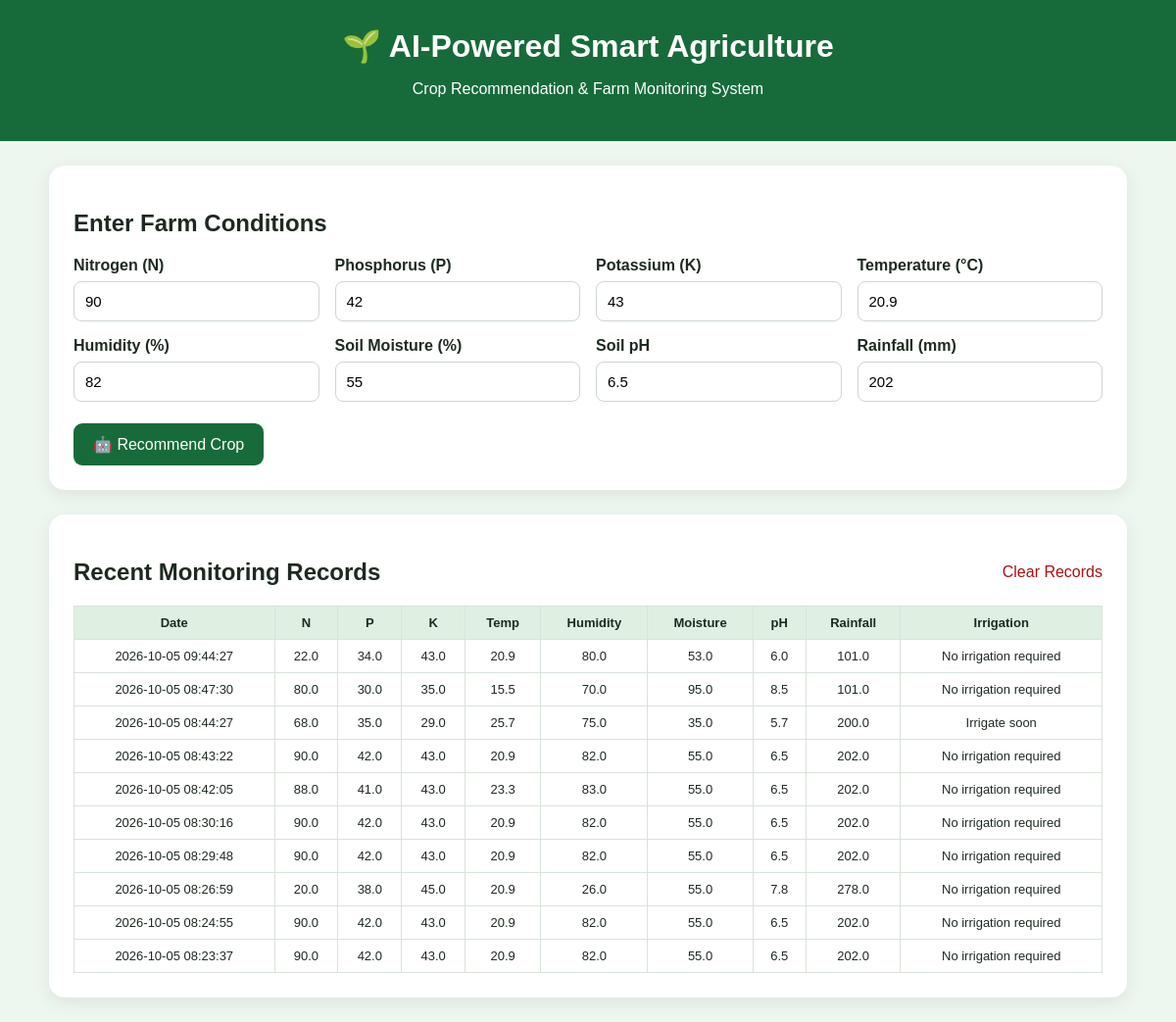
The page / on the database its author committed.
### tables this page shows
CREATE TABLE sensor_readings (
            id INTEGER PRIMARY KEY AUTOINCREMENT,
            nitrogen REAL,
            phosphorus REAL,
            potassium REAL,
            temperature REAL,
            humidity REAL,
            soil_moisture REAL,
            ph REAL,
            rainfall REAL,
            irrigation TEXT,
            recommendation TEXT,
            created_at TIMESTAMP DEFAULT CURRENT_TIMESTAMP
        );

### app.py (the view)
@app.route("/")
def index():
    conn = get_db()
    readings = conn.execute(
        "SELECT * FROM sensor_readings ORDER BY id DESC LIMIT 10"
    ).fetchall()
    conn.close()
    return render_template("index.html", readings=readings)

### app.py (called while the page is built)
def get_db():
    conn = sqlite3.connect(DB_PATH)
    conn.row_factory = sqlite3.Row
    return conn

### templates/index.html (shortened to what this page needs)
<!DOCTYPE html>
<html lang="en">
<head>
    <link rel="stylesheet" href="{{ url_for('static', filename='style.css') }}">
</head>
<body>
<header>
    <h1>🌱 AI-Powered Smart Agriculture</h1>
    <p>Crop Recommendation & Farm Monitoring System</p>
</header>
<main>
    <section class="card">
        <h2>Enter Farm Conditions</h2>
        <form action="{{ url_for('recommend') }}" method="POST">
            <div class="grid">
                <label>Nitrogen (N)
                    <input type="number" name="nitrogen" step="any" value="90" required>
                </label>
                <label>Phosphorus (P)
                    <input type="number" name="phosphorus" step="any" value="42" required>
                </label>
                <label>Potassium (K)
                    <input type="number" name="potassium" step="any" value="43" required>
                </label>
                <label>Temperature (°C)
                    <input type="number" name="temperature" step="any" value="20.9" required>
                </label>
                <label>Humidity (%)
                    <input type="number" name="humidity" step="any" value="82" required>
                </label>
                <label>Soil Moisture (%)
                    <input type="number" name="soil_moisture" step="any" value="55" required>
                </label>
                <label>Soil pH
                    <input type="number" name="ph" step="any" value="6.5" required>
                </label>
                <label>Rainfall (mm)
                    <input type="number" name="rainfall" step="any" value="202" required>
                </label>
            </div>
            <button type="submit">🤖 Recommend Crop</button>
        </form>
    </section>
    <section class="card">
        <div class="history-head">
            <h2>Recent Monitoring Records</h2>
            <a href="{{ url_for('clear') }}" class="clear">Clear Records</a>
        </div>
        {% if readings %}
        <div class="table-wrap">
        <table>
            <tr>
                <th>Date</th><th>N</th><th>P</th><th>K</th>
                <th>Temp</th><th>Humidity</th><th>Moisture</th>
                <th>pH</th><th>Rainfall</th><th>Irrigation</th>
            </tr>
            {% for r in readings %}
            <tr>
                <td>{{ r.created_at }}</td>
                <td>{{ r.nitrogen }}</td><td>{{ r.phosphorus }}</td>
                <td>{{ r.potassium }}</td><td>{{ r.temperature }}</td>
                <td>{{ r.humidity }}</td><td>{{ r.soil_moisture }}</td>
                <td>{{ r.ph }}</td><td>{{ r.rainfall }}</td>
                <td>{{ r.irrigation }}</td>
            </tr>
            {% endfor %}
        </table>
        </div>
        {% else %}
        <p>No monitoring records yet.</p>
        {% endif %}
    </section>
</main>
</body>
</html>

### static/style.css (style rules this page uses)
* { box-sizing: border-box; }
body { margin: 0; font-family: Arial, sans-serif; background: #eef7ef; color: #1e2a20; }
header { text-align: center; padding: 28px 15px; background: #176b3a; color: white; }
header h1 { margin: 0 0 8px; }
main { width: min(1100px, 94%); margin: 25px auto; }
.card { background: white; padding: 25px; margin-bottom: 25px; border-radius: 16px; box-shadow: 0 5px 18px rgba(0,0,0,.08); }
.grid { display: grid; grid-template-columns: repeat(auto-fit, minmax(210px, 1fr)); gap: 16px; }
label { font-weight: bold; }
input { width: 100%; padding: 11px; margin-top: 7px; border: 1px solid #cbd8cc; border-radius: 8px; font-size: 15px; }
button, .button { display: inline-block; margin-top: 22px; padding: 12px 20px; background: #176b3a; color: white; border: 0; border-radius: 9px; cursor: pointer; text-decoration: none; font-size: 16px; }
.table-wrap { overflow-x: auto; }
table { width: 100%; border-collapse: collapse; font-size: 13px; }
th, td { border: 1px solid #d8e3d9; padding: 9px; text-align: center; }
th { background: #dff0e2; }
.history-head { display: flex; justify-content: space-between; align-items: center; }
.clear { color: #a11; text-decoration: none; }

### rows shown on the page
sensor_readings: created_at "2026-10-05 09:44:27", nitrogen "22.0", phosphorus "34.0", potassium "43.0", temperature "20.9", humidity "80.0", soil_moisture "53.0", ph "6.0", rainfall "101.0", irrigation "No irrigation required"
sensor_readings: created_at "2026-10-05 08:47:30", nitrogen "80.0", phosphorus "30.0", potassium "35.0", temperature "15.5", humidity "70.0", soil_moisture "95.0", ph "8.5", rainfall "101.0", irrigation "No irrigation required"
sensor_readings: created_at "2026-10-05 08:44:27", nitrogen "68.0", phosphorus "35.0", potassium "29.0", temperature "25.7", humidity "75.0", soil_moisture "35.0", ph "5.7", rainfall "200.0", irrigation "Irrigate soon"
sensor_readings: created_at "2026-10-05 08:43:22", nitrogen "90.0", phosphorus "42.0", potassium "43.0", temperature "20.9", humidity "82.0", soil_moisture "55.0", ph "6.5", rainfall "202.0", irrigation "No irrigation required"
sensor_readings: created_at "2026-10-05 08:42:05", nitrogen "88.0", phosphorus "41.0", potassium "43.0", temperature "23.3", humidity "83.0", soil_moisture "55.0", ph "6.5", rainfall "202.0", irrigation "No irrigation required"
sensor_readings: created_at "2026-10-05 08:30:16", nitrogen "90.0", phosphorus "42.0", potassium "43.0", temperature "20.9", humidity "82.0", soil_moisture "55.0", ph "6.5", rainfall "202.0", irrigation "No irrigation required"
sensor_readings: created_at "2026-10-05 08:29:48", nitrogen "90.0", phosphorus "42.0", potassium "43.0", temperature "20.9", humidity "82.0", soil_moisture "55.0", ph "6.5", rainfall "202.0", irrigation "No irrigation required"
sensor_readings: created_at "2026-10-05 08:26:59", nitrogen "20.0", phosphorus "38.0", potassium "45.0", temperature "20.9", humidity "26.0", soil_moisture "55.0", ph "7.8", rainfall "278.0", irrigation "No irrigation required"
sensor_readings: created_at "2026-10-05 08:24:55", nitrogen "90.0", phosphorus "42.0", potassium "43.0", temperature "20.9", humidity "82.0", soil_moisture "55.0", ph "6.5", rainfall "202.0", irrigation "No irrigation required"
sensor_readings: created_at "2026-10-05 08:23:37", nitrogen "90.0", phosphorus "42.0", potassium "43.0", temperature "20.9", humidity "82.0", soil_moisture "55.0", ph "6.5", rainfall "202.0", irrigation "No irrigation required"
